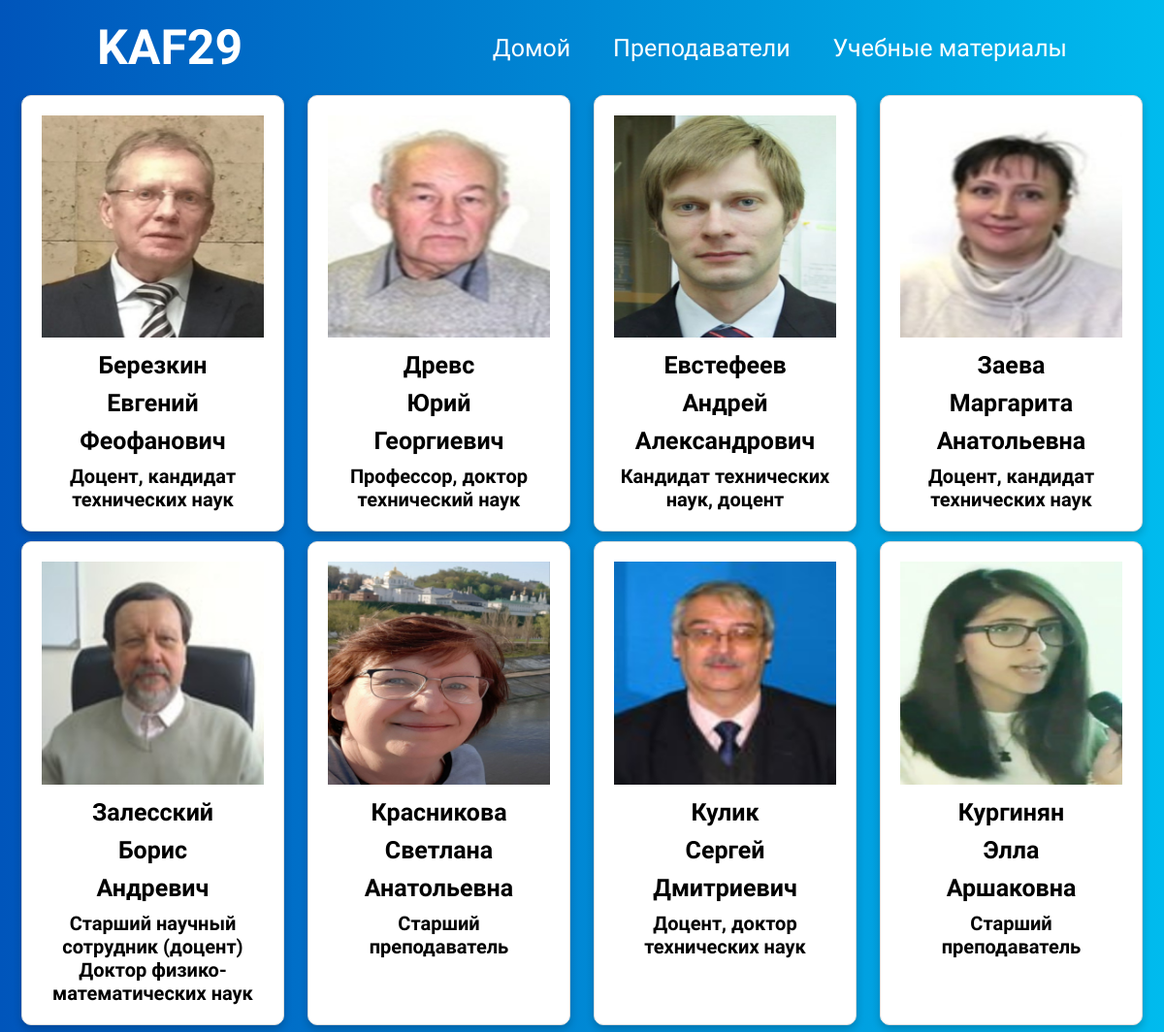
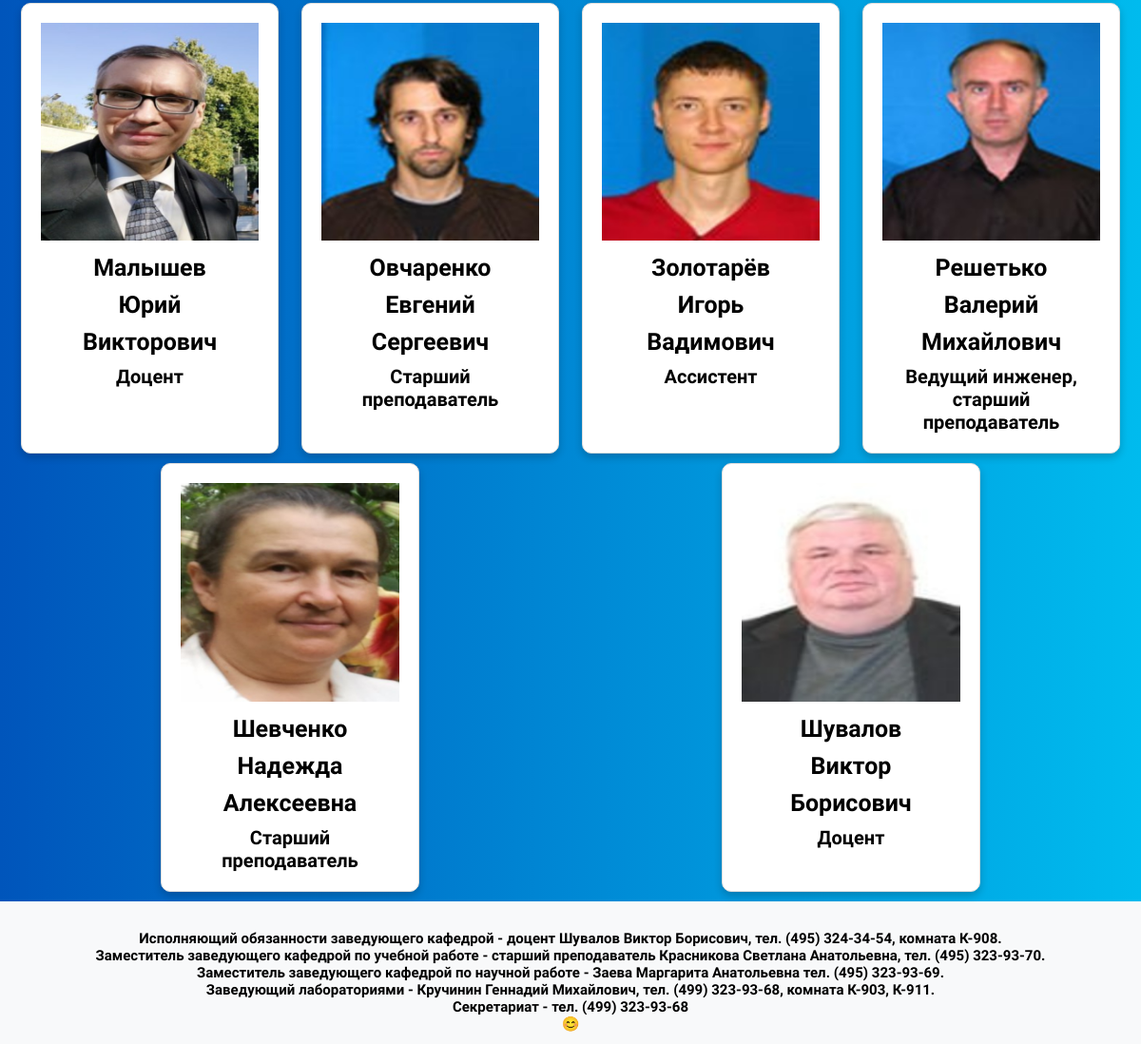
Screenshot of /teachers/ with the database file from the repository (2 pictures, top to bottom).
### main/models.py (models this page shows, shortened)
class Teachers(models.Model):
    last_name = models.TextField()
    first_name = models.TextField()
    patronymic = models.TextField()
    description = models.TextField()
    birthday = models.DateField()
    photo = models.ImageField(upload_to='img')

### main/views.py (the view)
# urls.py: path('teachers/', teachers_page, name="teachers")
def teachers_page(request):
    context = {'teachers': Teachers.objects.all()}
    return render(request, 'teachers.html', context)

### main/templates/teachers.html (shortened to what this page needs)
{% load static %}
<!DOCTYPE html>
<html lang="ru">
<head>
    <link rel="stylesheet" href="{% static 'styles/teachers.css' %}"/>
</head>
<body>
<header class="header">
    <a href="{% url 'index' %}" class="logo">KAF29</a>
    <nav class="navbar">
        <a href="{% url 'index' %}">Домой</a>
        <a href="{% url 'teachers' %}">Преподаватели</a>
        <a href="{% url 'lesson' %}">Учебные материалы</a>
    </nav>
</header>
<div class="teachers-section">
    {% for teacher in teachers %}
    <tr>
        <div class="teacher-card">
            <img src="{{teacher.photo}}" alt="Teacher 1"/>
            <h2>{{teacher.first_name}}</h2>
            <h2>{{teacher.last_name}}</h2>
            <h2>{{teacher.patronymic}}</h2>
            <p>
                {{teacher.description}}
            </p>
        </div>
    </tr>
    {% endfor %}
</div>
<div class="footer">
    <p>Исполняющий обязанности заведующего кафедрой - доцент Шувалов Виктор Борисович, тел. (495) 324-34-54, комната
        К-908.</p>
    <p>Заместитель заведующего кафедрой по учебной работе - старший преподаватель Красникова Светлана Анатольевна, тел.
        (495) 323-93-70.</p>
    <p>Заместитель заведующего кафедрой по научной работе - Заева Маргарита Анатольевна тел. (495) 323-93-69.</p>
    <p>Заведующий лабораториями - Кручинин Геннадий Михайлович, тел. (499) 323-93-68, комната К-903, К-911.</p>
    <p>Секретариат - тел. (499) 323-93-68</p>
    <p>😊</p>
</div>
</body>
</html>

### main/static/styles/teachers.css (style rules this page uses)
* { margin: 0; padding: 0; box-sizing: border-box; font-family: "Anonymous Pro", monospace; font-weight: bold; }
body { min-height: 100vh; background: linear-gradient(to right, #0055bb, #00bbee); background-size: cover; background-position: center; }
.header { top: 0; left: 0; width: 100%; padding: 20px 100px; background: transparent; display: flex; justify-content: space-between; align-items: center; }
.logo { font-size: 50px; color: #fff; text-decoration: none; font-weight: 700; }
.navbar a { position: relative; font-size: 25px; color: #fff; font-weight: 500; text-decoration: none; margin-left: 40px; }
.navbar a::before { content: ""; position: absolute; top: 100%; left: 0; width: 0; height: 2px; background: #fff; transition: 0.3s; }
.teachers-section { display: flex; flex-wrap: wrap; justify-content: space-around; margin-left: 10px; margin-right: 10px; }
.teacher-card { width: 30%; padding: 20px; box-shadow: 0 4px 8px 0 rgba(0, 0, 0, 0.2); border: 1px solid #ddd; border-radius: 10px; overflow: hidden; text-align: center; margin-bottom: 10px; background: #fff; }
.teacher-card img { width: 100%; height: auto; }
.teacher-card h2 { margin: 10px 0; font-size: 25px; }
.teacher-card p { margin: 0; font-size: 20px; }
@media only screen and (min-width: 0px) { .teacher-card { width: 98%; } }
@media only screen and (min-width: 700px) { .teacher-card { width: 48%; } }
@media only screen and (min-width: 900px) { .teacher-card { width: 30%; } }
@media only screen and (min-width: 1100px) { .teacher-card { width: 23%; } }
.footer { flex: 0 0 auto; background-color: #f8f9fa; font-size: 15px; height: 150px; text-align: center; padding: 10px; padding-top: 30px; }

### rows the page displays
Teachers: shows a picture, first_name "Березкин", last_name "Евгений", patronymic "Феофанович", description "Доцент, кандидат технических наук"
Teachers: photo (picture), first_name "Древс", last_name "Юрий", patronymic "Георгиевич", description "Профессор, доктор технический наук"
Teachers: photo (picture), first_name "Евстефеев", last_name "Андрей", patronymic "Александрович", description "Кандидат технических наук, доцент"
Teachers: photo (picture), first_name "Заева", last_name "Маргарита", patronymic "Анатольевна", description "Доцент, кандидат технических наук"
Teachers: photo (picture), first_name "Залесский", last_name "Борис", patronymic "Андревич", description "Старший научный сотрудник (доцент) Доктор физико-математических наук"
Teachers: photo (picture), first_name "Красникова", last_name "Светлана", patronymic "Анатольевна", description "Старший преподаватель"
Teachers: photo (picture), first_name "Кулик", last_name "Сергей", patronymic "Дмитриевич", description "Доцент, доктор технических наук"
Teachers: photo (picture), first_name "Кургинян", last_name "Элла", patronymic "Аршаковна", description "Старший преподаватель"
Teachers: photo (picture), first_name "Малышев", last_name "Юрий", patronymic "Викторович", description "Доцент"
Teachers: photo (picture), first_name "Овчаренко", last_name "Евгений", patronymic "Сергеевич", description "Старший преподаватель"
Teachers: photo (picture), first_name "Золотарёв", last_name "Игорь", patronymic "Вадимович", description "Ассистент"
Teachers: photo (picture), first_name "Решетько", last_name "Валерий", patronymic "Михайлович", description "Ведущий инженер, старший преподаватель"
Teachers: photo (picture), first_name "Шевченко", last_name "Надежда", patronymic "Алексеевна", description "Старший преподаватель"
Teachers: photo (picture), first_name "Шувалов", last_name "Виктор", patronymic "Борисович", description "Доцент"
